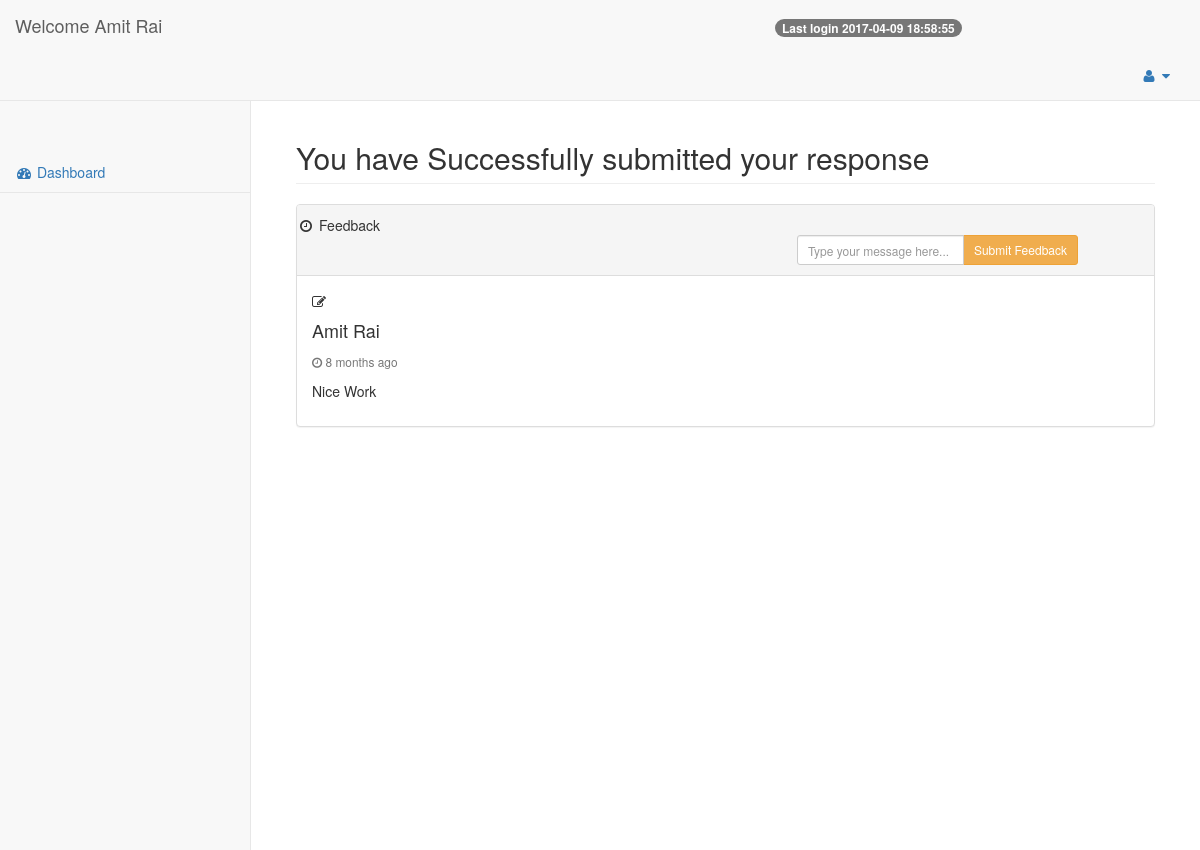
Screenshot of /pages/result.php (signed in) with the database file from the repository.
### tables this page shows
CREATE TABLE `feedback` (
  `ID` int(5) NOT NULL,
  `USER_ID` int(5) NOT NULL,
  `NAME` varchar(30) NOT NULL,
  `FEEDBACK` text NOT NULL,
  `TIMESTAMP` timestamp NOT NULL DEFAULT CURRENT_TIMESTAMP
);

### core/classes/Database.php (called while the page is built, shortened)
<?php
class Database
{
    public $link;
    public function __construct()
    {
        $link = $this->connect();
        $this->link = $link;
        return $link;
    }
    private function connect()
    {
        $link = mysqli_connect(
            self::HOST,
            self::USER,
            self::PASS,
            self::DB) or $this->getError();
        return $link;
    }
    public function get($query = '')
    {
        if ($query) {
            $result = mysqli_query($this->link, $query) or $this->getError();
            if ($result) {
                return $result;
            }
        }
        return null;
    }
}

### core/classes/User.php (called while the page is built, shortened)
<?php
require_once 'Database.php';
class User
{
    public function __construct()
    {
        $this->db = new Database();
    }
}

### core/classes/ConvertToAgo.php (called while the page is built, shortened)
<?php
class ConvertToAgo
{
    function convert_datetime($str)
    {
        list($date, $time) = explode(' ', $str);
        list($year, $month, $day) = explode('-', $date);
        list($hour, $minute, $second) = explode(':', $time);
        $timestamp = mktime($hour, $minute, $second, $month, $day, $year);
        return $timestamp;
    }
    function makeAgo($timestamp)
    {
        $difference = time() - $timestamp;
        $periods = array("sec", "min", "hr", "day", "week", "month", "year", "decade");
        $lengths = array("60", "60", "24", "7", "4.35", "12", "10");
        for ($j = 0; $difference >= $lengths[$j]; $j++) {
            $difference /= $lengths[$j];
        }
        $difference = round($difference);
        if ($difference != 1) {
            $periods[$j] .= "s";
        }
        $text = "$difference $periods[$j] ago";
        return $text;
    }
}

### pages/feedbackShow.php (the view, shortened to what this page needs)
<?php
$timeAgoObj = new ConvertToAgo();
$user = new User();
$query = $user->db->get("SELECT * FROM feedback ORDER BY TIMESTAMP DESC");
if (mysqli_num_rows($query )>= 1) {
$feed = [];
while ($row = mysqli_fetch_assoc($query)) {
    array_push($feed, $row);
}
?>
<ul class="timeline list-unstyled">
    <?php
    foreach ($feed as $data) {
        $ts = $data['TIMESTAMP'];
        $convertedTime = ($timeAgoObj->convert_datetime($ts));
        $when = ($timeAgoObj->makeAgo($convertedTime));
        echo "<li>
        <div class='timeline-badge'><i class='fa fa-edit'></i>
        </div>
        <div class='timeline-panel'>
            <div class='timeline-heading'>
                <h4 class='timeline-title'>" . $data['NAME'] . "</h4>
                 <p>
                    <small class='text-muted'><i class='fa fa-clock-o'></i> " . $when . "
                    </small>
                </p>
            </div>
            <div class='timeline-body'>
                <p>" . $data['FEEDBACK'] . "</p>
            </div>
        </div>
    </li>";
    }
    }else echo"";
    ?>
</ul>

### rows the page displays
feedback: NAME "Amit Rai", TIMESTAMP "8 months ago", FEEDBACK "Nice Work"

### other values shown
Session::get('user')['NAME'] "Amit Rai"
$_SESSION['last'] "2017-04-09 18:58:55"
